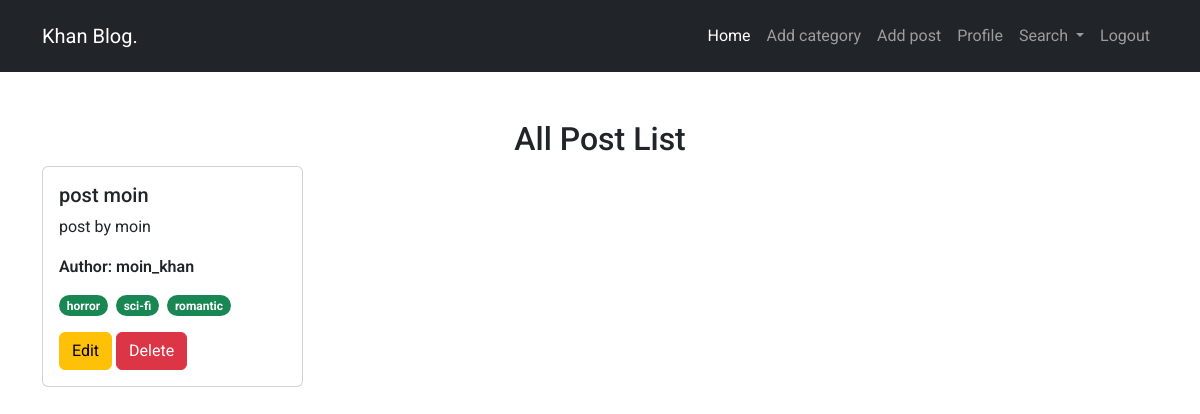
The app's page /author/all-posts-by-user/ (signed in), older data.
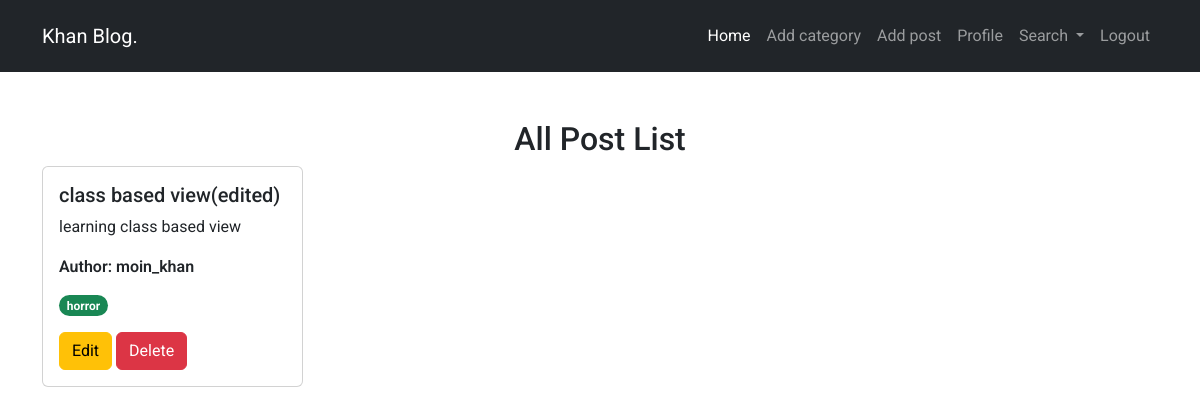
The same page, newer data.
### post/models.py (models this page shows, shortened)
class Post(models.Model):
  title = models.CharField(max_length = 100)
  content = models.TextField()
  categories = models.ManyToManyField(Categories)
  author = models.ForeignKey(User, on_delete = models.CASCADE)
  image = models.ImageField(upload_to='', blank = True, null = True)

### categories/models.py (models this page shows)
class Categories(models.Model):
  name = models.CharField(max_length = 50)
  slug = models.SlugField(max_length = 50, null = True, blank = True, unique = True)
  def __str__(self):
    return self.name

### author/views.py (the view)
# urls.py: path('all-posts-by-user/', views.all_posts_by_user, name = 'all-posts-by-user'),
@login_required
def all_posts_by_user(req):
  posts = Post.objects.filter(author = req.user)
  return render(req, 'author/all_posts_by_user.html', {'data': posts})

### author/templates/author/all_posts_by_user.html (shortened to what this page needs)
{% extends "base.html" %}
{% block maincontent %}
  <section class="container py-5">
    <div class="row">
      <div class="col-12">
        <h2 class="text-center">All Post List</h2>
      </div>
    </div>
    <div class="row blog_posts_content">
      {% for item in data %}
        <div class="col-lg-3 mb-2">
          <div class="card">
            <div class="card-body">
              <h5 class="card-title">{{item.title}}</h5>
              <p class="card-text">{{item.content}}</p>
              <p class="fw-semibold">Author: {{item.author}}</p>
              <div class="mb-3 d-flex gap-2 flex-wrap">
                {% for name in item.categories.all %}
                <span class="badge rounded-pill text-bg-success">{{name}}</span>
                {% endfor %}
              </div>
              <div>
                <button class="btn btn-warning">
                  <a class="nav-link" href="{% url 'edit-post' item.id %}">Edit</a>
                </button>
                <button class="btn btn-danger">
                  <a class="nav-link" href="{% url 'delete-post' item.id %}">Delete</a>
                </button>
              </div>
            </div>
          </div>
        </div>
      {% endfor %}
    </div>
  </section>
{% endblock %}

Row changes from the older to the newer data that the page shows:
removed Post: title "post moin", content "post by moin", author "moin_khan", Categories (name "horror")
no longer on this page (row unchanged): Categories: name "sci-fi", shown under "post moin"
no longer on this page (row unchanged): Categories: name "romantic", shown under "post moin"
added Post: title "class based view(edited)", content "learning class based view", author "moin_khan", Categories (name "horror")
